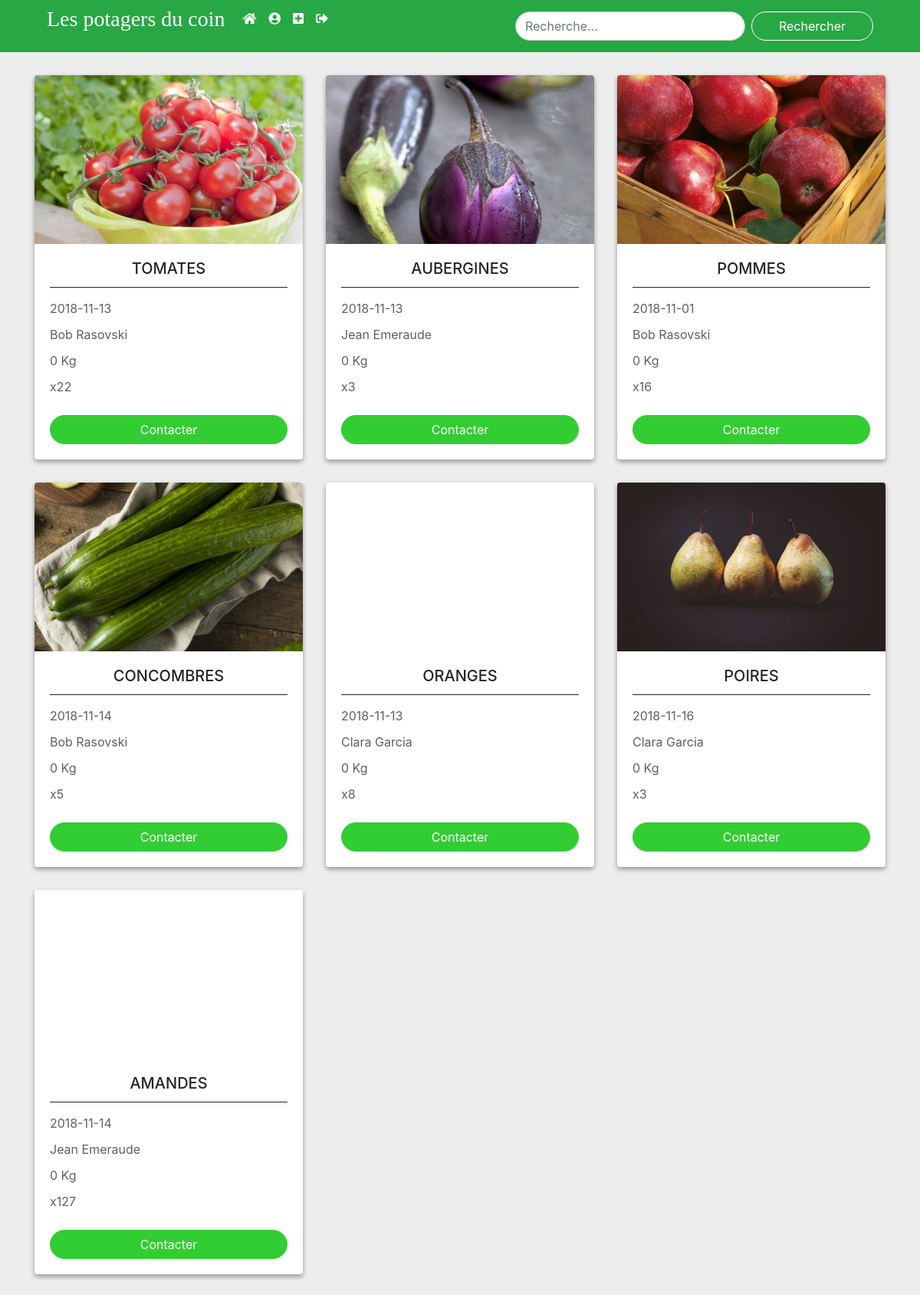
Before: / with the older database file.
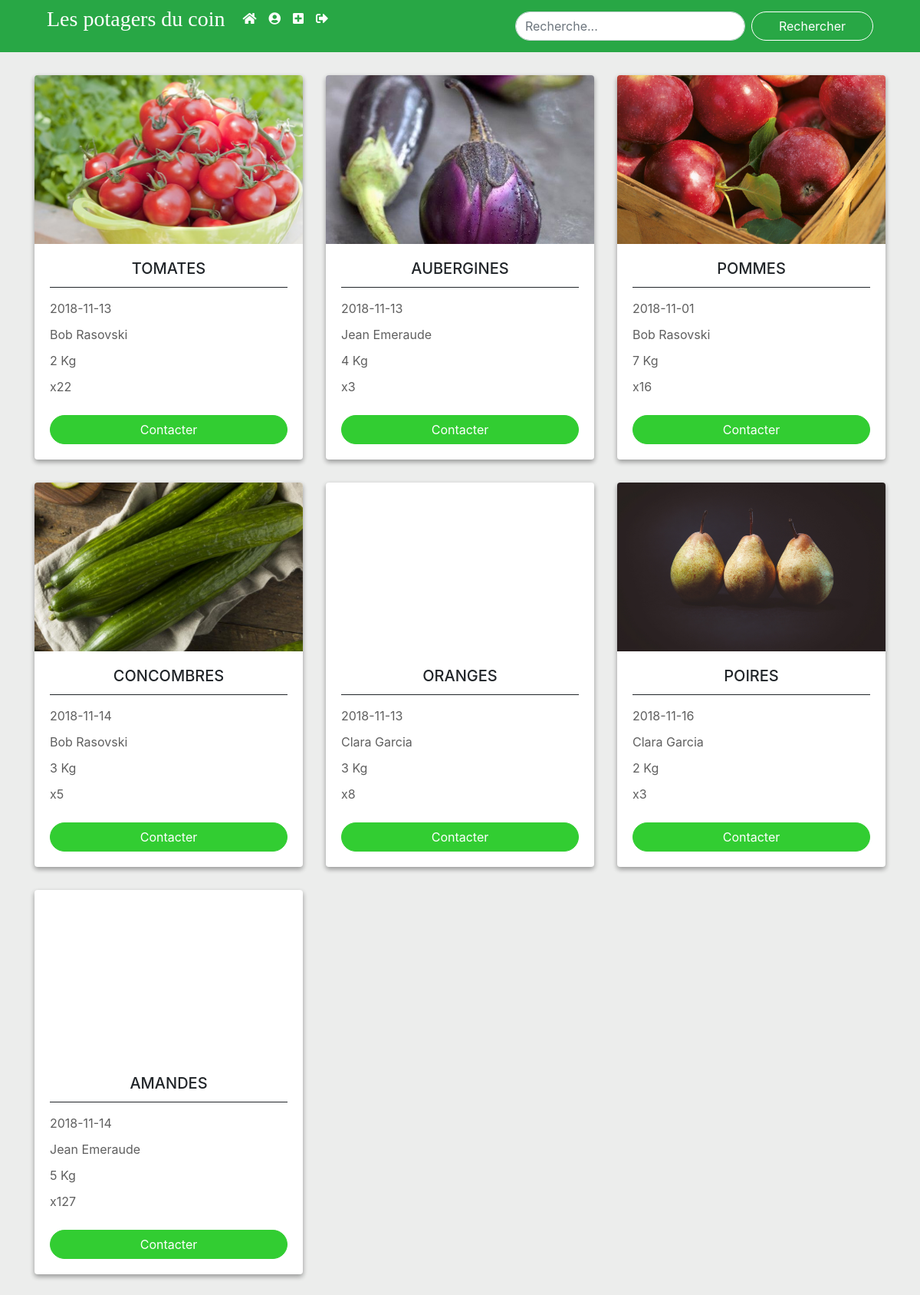
After: the same page with the newer database file.
### tables this page shows
CREATE TABLE `advert` (
  `ID` int(11) NOT NULL,
  `img_advert` text NOT NULL,
  `title` text NOT NULL,
  `date` date NOT NULL,
  `number` int(4) NOT NULL,
  `weight` int(11) NOT NULL,
  `autor` int(11) NOT NULL
);

### listadvert.php (the view, shortened to what this page needs)
<?php
    $sql = 'SELECT title, date, number, weight, img_advert, CONCAT(profil.firstname, " ",profil.lastname) autor FROM advert a INNER JOIN profil ON profil.ID = a.autor WHERE 1';
        $req = $db->prepare($sql);
        $req->execute();
        $results = $req->fetchAll(PDO::FETCH_ASSOC);
?>
<div class="row">
    <?php for ($i = 0; $i < sizeof($results); $i++)
        {
            $keys = array_keys($results[$i]); ?>
    <div class="col-sm-4">
        <div class="card">
        <div class="card-img" style="background-image:url(<?php echo $results[$i]["img_advert"];?>)">
        </div>
          <div class="card-body">
            <h5 class="card-title"><?php echo $results[$i]["title"]; ?></h5>
            <div class="infoAdvert">
                <p class="card-text"><?php echo $results[$i]["date"] ?></p>
                <p class="card-text"><?php echo $results[$i]["autor"]; ?></p>
                <p class="card-text"><?php echo $results[$i]["weight"]; ?> Kg</p>
                <p class="card-text">x<?php echo $results[$i]["number"]; ?></p>
            </div>
            <a href="profil.php?autor" class="btn btn-primary">Contacter</a>
          </div>
        </div>
    </div>
    <?php } ?>
</div>

Changed rows visible on the page:
changed advert "TOMATES": weight "0" → "2"
changed advert "AUBERGINES": weight "0" → "4"
changed advert "POMMES": weight "0" → "7"
changed advert "CONCOMBRES": weight "0" → "3"
changed advert "ORANGES": weight "0" → "3"
changed advert "POIRES": weight "0" → "2"
changed advert "AMANDES": weight "0" → "5"
